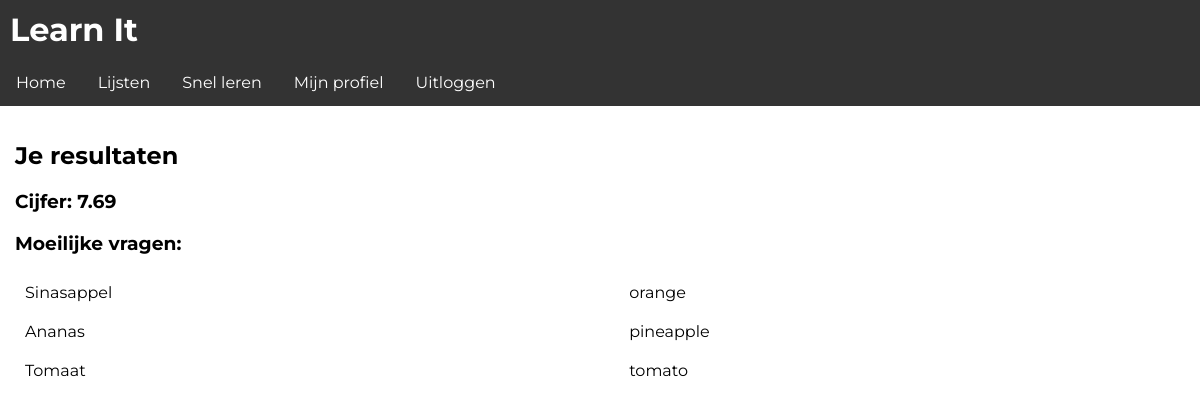
Screenshot of /app/result/61 (signed in) with the database file from the repository.
### learnit/models.py (models this page shows, shortened)
class TestResults(models.Model):
    grade = models.FloatField()
    correct_answers = models.IntegerField(default=0)
    wrong_answers = models.IntegerField(default=0)
    initial_question_amount = models.IntegerField(default=0)
    total_question_amount = models.IntegerField(default=0)
    difficult_questions_amount = models.IntegerField(default=0)
    user = models.ForeignKey(to=User, on_delete=models.CASCADE)
    datetime = models.DateTimeField(auto_now=True)
    difficult_questions = models.ManyToManyField(to=Question)
    start_time = models.TimeField(default=timezone.now)
    end_time = models.TimeField(default=timezone.now)
    list = models.ForeignKey(to=List, on_delete=models.CASCADE, default=List.objects.all()[0].pk)

class Question(models.Model):
    question = models.CharField(max_length=500)
    answer = models.CharField(max_length=500)

### learnit/views.py (the view)
# urls.py: path('app/result/<int:result_id>', views.results, name='results_page'),
def results(request, result_id):
    if not request.user.is_authenticated:
        return redirect('/login')
    return render(request, 'app/result.html', generate_context(request, {
        'result': TestResults.objects.get(pk=result_id)
    }))

### learnit/views.py (called while the page is built)
def generate_context(request, context):
    if request.user.is_authenticated:
        settings = Settings.objects.get(user=request.user)
        if settings.interface_language == 0:
            user_language = "en"
        else:
            user_language = "nl"
        translation.activate(user_language)
        request.session[translation.LANGUAGE_SESSION_KEY] = user_language
        context['settings_theme'] = settings.interface_theme
        context['settings_lang'] = settings.interface_language
    return context

### templates/app/result.html
{% extends 'base.html' %}
{% block content %}
    {% if settings_lang == 0 %}
            <h2>Your Results</h2>
    <h3>Your grade: {{ result.grade }}</h3>
    {% if result.difficult_questions.all %}
    <h3>Difficult Questions:</h3>
    <table>
    {% for question in result.difficult_questions.all %}
    <tr>
    <td>{{ question.question }}</td>
    <td>{{ question.answer }}</td>
</tr>
{% endfor %}
{% endif %}
</table>
{% elif settings_lang == 1 %}
            <h2>Je resultaten</h2>
    <h3>Cijfer: {{ result.grade }}</h3>
    {% if result.difficult_questions.all %}
    <h3>Moeilijke vragen:</h3>
    <table>
    {% for question in result.difficult_questions.all %}
    <tr>
    <td>{{ question.question }}</td>
    <td>{{ question.answer }}</td>
</tr>
{% endfor %}
{% endif %}
</table>
{% endif %}
{% endblock %}

### learnit/static/css/style_light.css (style rules this page uses)
html, body { margin: 0; padding: 0; }
* { font-family: 'Montserrat', sans-serif; }
table { width: 100%; vertical-align: top; text-align: left; border-spacing: 0; border-collapse: collapse; }
td { width: auto; }
td { margin: 0; padding: 10px; }
h2 { font-weight: bold; }

### rows the page displays
TestResults: grade "7.69"
Question: question "Sinasappel", answer "orange"
Question: question "Ananas", answer "pineapple"
Question: question "Tomaat", answer "tomato"
